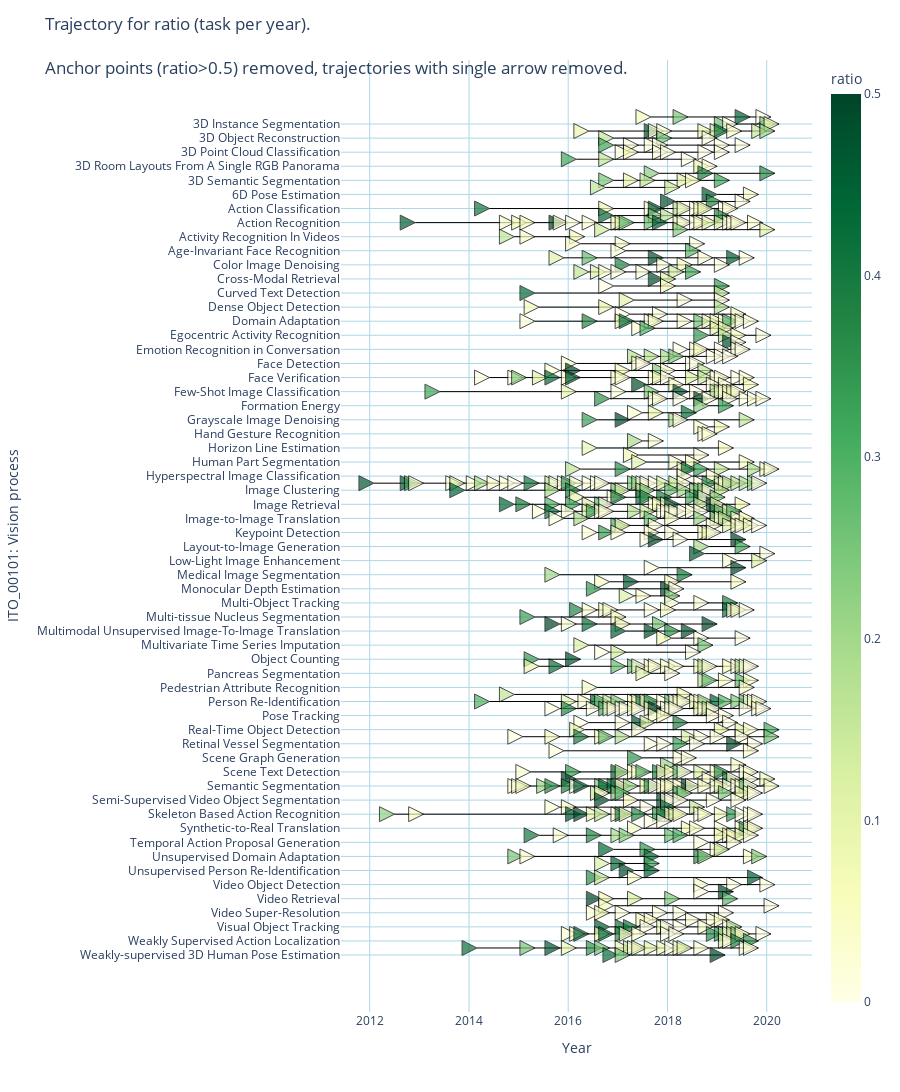
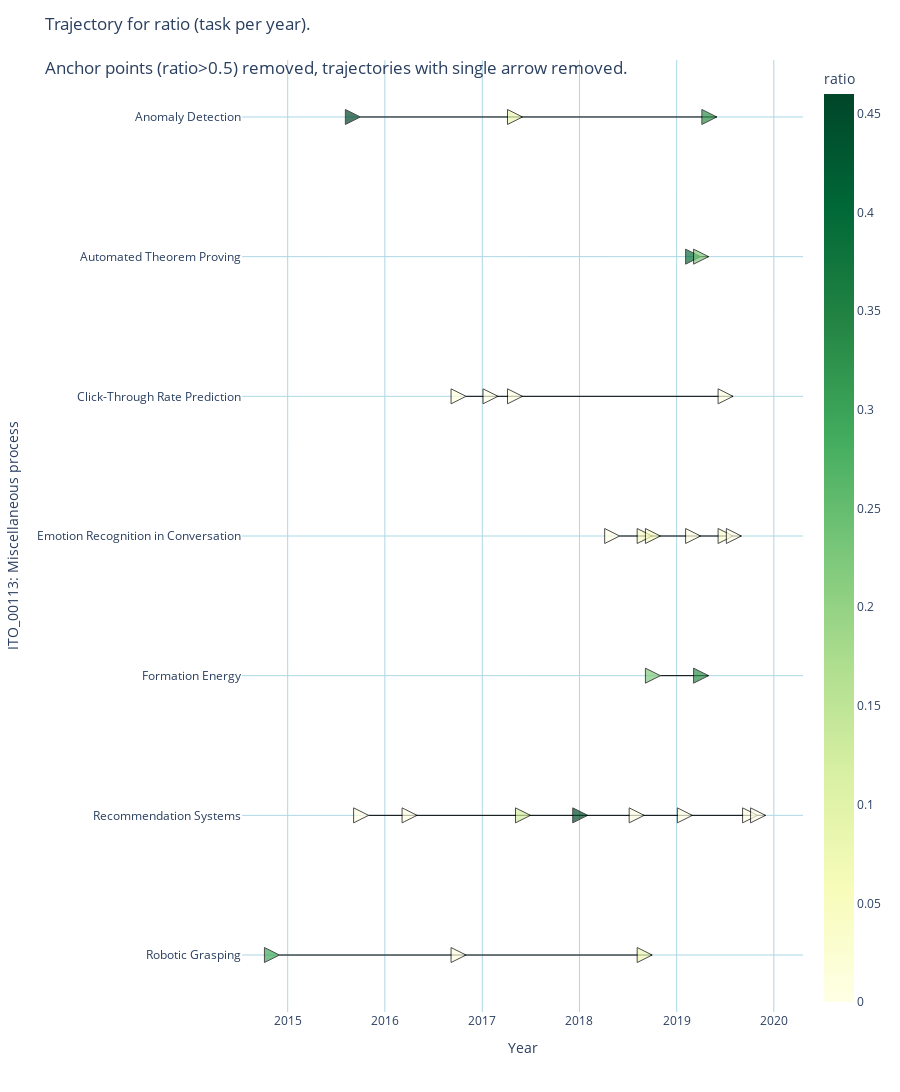
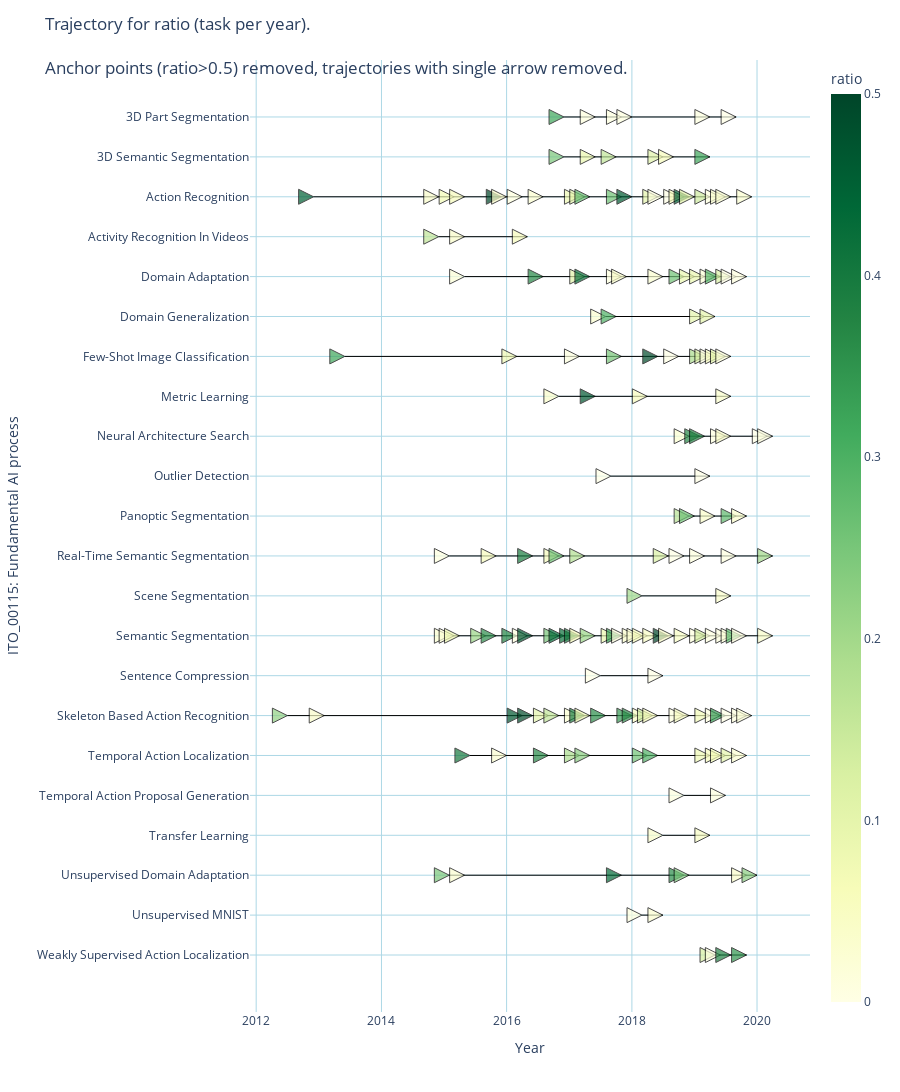
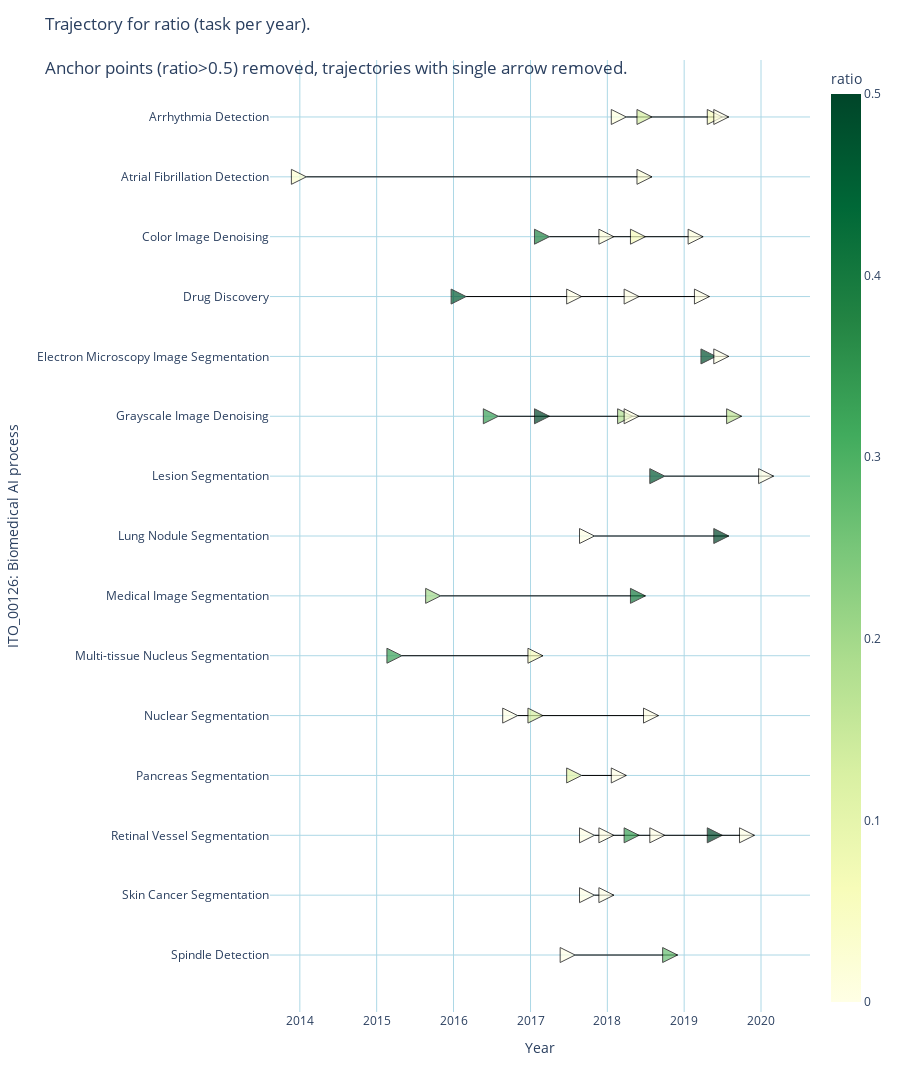

Here is the notebook cell these charts were saved with, in order:
### Code cell
#This block executes three steps:
#1) Retrieves the metrics list for one selected ito (normally a top class);
#2) Calculates the ratio dataframe for each metric to plot the trajectory (saves it as csv);
#3) Plots the trajectory pot for the ITO.
i=0
while i < len(top_level["top_level_class"]):
    print(top_level["top_level_class"][i])
    selected_ito = top_level["top_level_class"][i].replace("https://identifiers.org/","")
    class_label = top_level["class_label"][i]
    
    
    #Retrieve metrics used for ito
    metricName_df = get_metrics_df(selected_ito)     
    #remove here metrics with problems
    metricName_df = metricName_df[metricName_df!="Accuracy (pose)"]
    metricName_df = metricName_df[metricName_df!="F1 (Sequence)"]
    
    #claculate ratio dataframe and save as csv
    get_ratio_df_all_per_global = get_ratio_df_per_ito(metricName_df)
    csv_file_name="get_ratio_df_all_per_global_"+selected_ito+".csv"
    csv_file_name=csv_file_name.replace("ito:", "")
    get_ratio_df_all_per_global.to_csv(csv_file_name)
    
    #plot trajectory
    ito = selected_ito.replace("ito:","")
    plot_task_trajectory(ito, class_label)
    
    i = i+1
